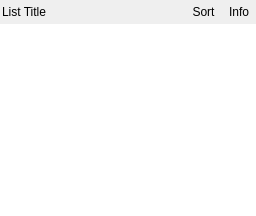
                <widget class="QWidget" name="page">
                 <layout class="QVBoxLayout" name="verticalLayout_5">
                  <property name="spacing">
                   <number>0</number>
                  </property>
                  <property name="margin">
                   <number>0</number>
                  </property>
                  <item>
                   <widget class="QFrame" name="frame_20">
                    <property name="autoFillBackground">
                     <bool>true</bool>
                    </property>
                    <property name="frameShape">
                     <enum>QFrame::NoFrame</enum>
                    </property>
                    <property name="frameShadow">
                     <enum>QFrame::Raised</enum>
                    </property>
                    <layout class="QVBoxLayout" name="verticalLayout_20">
                     <property name="spacing">
                      <number>0</number>
                     </property>
                     <property name="margin">
                      <number>0</number>
                     </property>
                     <item>
                      <widget class="QFrame" name="frame_19">
                       <property name="minimumSize">
                        <size>
                         <width>0</width>
                         <height>24</height>
                        </size>
                       </property>
                       <property name="frameShape">
                        <enum>QFrame::NoFrame</enum>
                       </property>
                       <property name="frameShadow">
                        <enum>QFrame::Raised</enum>
                       </property>
                       <layout class="QHBoxLayout" name="horizontalLayout_15">
                        <property name="spacing">
                         <number>0</number>
                        </property>
                        <property name="leftMargin">
                         <number>2</number>
                        </property>
                        <property name="topMargin">
                         <number>0</number>
                        </property>
                        <property name="rightMargin">
                         <number>0</number>
                        </property>
                        <property name="bottomMargin">
                         <number>0</number>
                        </property>
                        <item>
                         <widget class="QLabel" name="listTitle">
                          <property name="text">
                           <string>List Title</string>
                          </property>
                         </widget>
                        </item>
                        <item>
                         <widget class="QToolButton" name="sortList">
                          <property name="text">
                           <string>Sort</string>
                          </property>
                          <property name="icon">
                           <iconset>
                            <normaloff>convenience/view-sort-ascending.png</normaloff>convenience/view-sort-ascending.png</iconset>
                          </property>
                          <property name="toolButtonStyle">
                           <enum>Qt::ToolButtonTextBesideIcon</enum>
                          </property>
                          <property name="autoRaise">
                           <bool>true</bool>
                          </property>
                         </widget>
                        </item>
                        <item>
                         <widget class="QToolButton" name="showInfo">
                          <property name="text">
                           <string>Info</string>
                          </property>
                          <property name="icon">
                           <iconset>
                            <normaloff>convenience/documentinfo.png</normaloff>convenience/documentinfo.png</iconset>
                          </property>
                          <property name="toolButtonStyle">
                           <enum>Qt::ToolButtonTextBesideIcon</enum>
                          </property>
                          <property name="autoRaise">
                           <bool>true</bool>
                          </property>
                         </widget>
                        </item>
                       </layout>
                      </widget>
                     </item>
                     <item>
                      <widget class="MediaView" name="mediaView">
                       <property name="frameShape">
                        <enum>QFrame::NoFrame</enum>
                       </property>
                       <property name="editTriggers">
                        <set>QAbstractItemView::NoEditTriggers</set>
                       </property>
                       <property name="alternatingRowColors">
                        <bool>true</bool>
                       </property>
                       <property name="selectionMode">
                        <enum>QAbstractItemView::ExtendedSelection</enum>
                       </property>
                       <property name="verticalScrollMode">
                        <enum>QAbstractItemView::ScrollPerItem</enum>
                       </property>
                       <property name="rootIsDecorated">
                        <bool>false</bool>
                       </property>
                       <property name="allColumnsShowFocus">
                        <bool>true</bool>
                       </property>
                       <attribute name="headerMinimumSectionSize">
                        <number>0</number>
                       </attribute>
                      </widget>
                     </item>
                    </layout>
                   </widget>
                  </item>
                 </layout>
                </widget>
